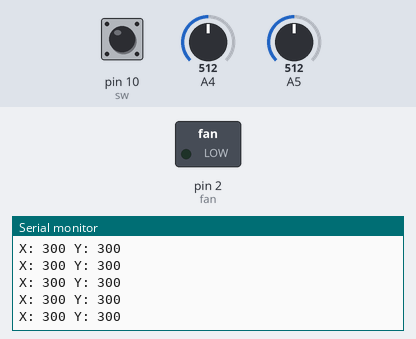
A sketch run on a simulated Arduino Uno, built with avr-gcc and run on an emulated ATmega328P. Parts: switched loads named in the sketch (green lamp = pin HIGH), the last lines printed to the serial monitor. The test bench sets the inputs (shaded band); at power-on: A4 = 512, pin 10 (sw) HIGH, A5 = 512. Pins used as bus, display or sensor lines are not drawn.

Above: at 1.2 s.
1.3 s: A4 set to 0
At 1.33 s:
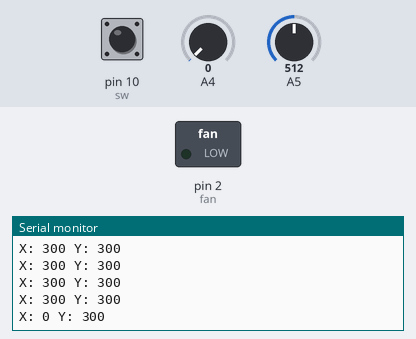
4.3 s: pin 10 (sw) pulled LOW for 0.15 s
5.9 s: A5 set to 0
At 5.94 s:
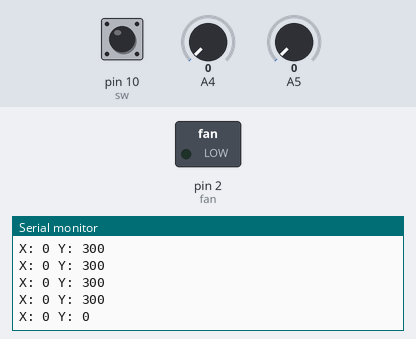

Measured:
- after the input at 1.3 s, the serial monitor: prints a new line at once (image 1)
- after the input at 5.9 s, the serial monitor: prints a new line at once (image 2)

The sketch:

Joystick-2axis.ino
```cpp
#define sw 10
#define screenWidth 600
#define screenHeight 600
int buzzer = 13;//intialize buzzer to pin 13
int fan = 2;//initialize fan to pin 2

void setup() {
  // initialize serial communication at 9600 bits per second:
  Serial.begin(9600);
  pinMode(sw,INPUT_PULLUP);// setting pin sw as input
  pinMode(13,OUTPUT);
  pinMode(buzzer, OUTPUT);
  pinMode(fan, OUTPUT);

}

void loop() {
  int x = analogRead(A4);// read analog from A4
  int y = analogRead(A5);// read analog from A5
  int xPos = map(x, 0, 1023,0,screenWidth);//use map function to limit the output according to "screenWidth" variable
  int yPos = map(y, 0, 1023,0,screenHeight);//use map function to limit the output according to "screenHeight" variable
  int sStat = digitalRead(sw);//check if joystick is pressed down
  // Robojax project

  //print output
  Serial.print("X: ");
  Serial.print(xPos);// Robojax prints x

  Serial.print(" Y: ");
  Serial.println(yPos);// Robojax prints y

  //if joystick's button is pressed then the LED is ON else is OFF
  if(sStat ==LOW){
    Serial.println("Switch pressed");
    digitalWrite(13,HIGH);// Turn LED ON
  }else{
    digitalWrite(13,LOW);// Turn LED OFF
  }

  //to trigger fan & buzzer
  if (x>= 100 && y==100) {
    digitalWrite(fan, HIGH);
    tone(buzzer , HIGH);
    delay(5000);
  } else {
    digitalWrite(fan, LOW);
    noTone(buzzer);

  }
  //time to loop the program & print the output(0.5 sec)
  delay(50);
}
```
